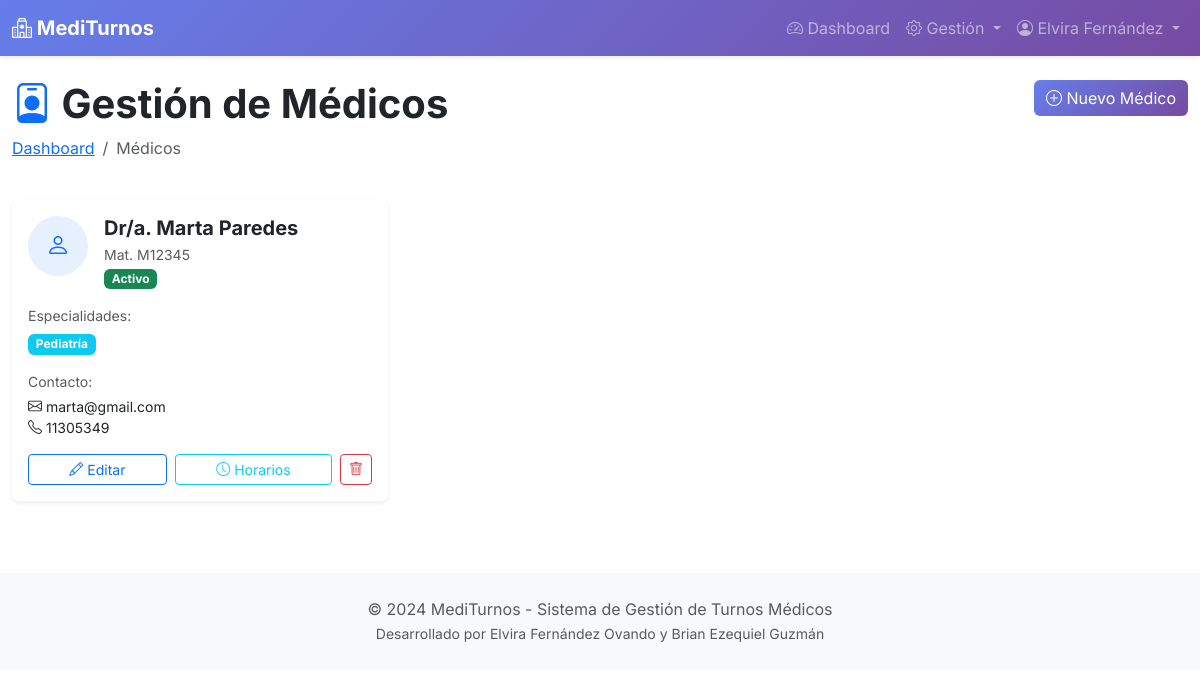
/admin-panel/medicos/ (signed in), run on the app's committed database.
### appointments/models.py (models this page shows, shortened)
class Usuario(AbstractUser):
    ROLES = (
        ('admin', 'Administrador'),
        ('medico', 'Médico'),
        ('paciente', 'Paciente'),
    )
    rol = models.CharField(max_length=10, choices=ROLES, default='paciente')
    dni = models.CharField(max_length=8, unique=True, validators=[
        RegexValidator(r'^\d{7,8}$', 'Ingrese un DNI válido (7-8 dígitos)')
    ])
    telefono = models.CharField(max_length=15, blank=True)
    direccion = models.CharField(max_length=200, blank=True)
    fecha_nacimiento = models.DateField(null=True, blank=True)
    class Meta:
        verbose_name = 'Usuario'
        verbose_name_plural = 'Usuarios'

class Medico(models.Model):
    usuario = models.OneToOneField(Usuario, on_delete=models.CASCADE, related_name='perfil_medico')
    especialidades = models.ManyToManyField(Especialidad, related_name='medicos')
    matricula = models.CharField(max_length=20, unique=True)
    biografia = models.TextField(blank=True)
    foto = models.ImageField(upload_to='medicos/', blank=True, null=True)
    activo = models.BooleanField(default=True)
    class Meta:
        verbose_name = 'Médico'
        verbose_name_plural = 'Médicos'
        ordering = ['usuario__last_name', 'usuario__first_name']
    def __str__(self):
        return f"Dr/a. {self.usuario.get_full_name()}"

class Especialidad(models.Model):
    nombre = models.CharField(max_length=100, unique=True)
    descripcion = models.TextField(blank=True)
    duracion_turno = models.IntegerField(default=30, help_text="Duración en minutos")
    activo = models.BooleanField(default=True)
    fecha_creacion = models.DateTimeField(auto_now_add=True)
    class Meta:
        verbose_name = 'Especialidad'
        verbose_name_plural = 'Especialidades'
        ordering = ['nombre']

### appointments/views/admin_views.py (the view)
# urls.py: path('admin-panel/medicos/', views.admin_medicos, name='admin_medicos'),
@login_required
def admin_medicos(request):
    if request.user.rol != 'admin':
        messages.error(request, 'No tienes permisos.')
        return redirect('dashboard')
    medicos = Medico.objects.select_related('usuario').prefetch_related('especialidades').all()
    return render(request, 'appointments/admin/medicos.html', {'medicos': medicos})

### appointments/templates/appointments/admin/medicos.html (shortened to what this page needs)
{% extends 'base.html' %}
{% load static %}
{% block content %}
<div class="container-fluid py-4">
    <div class="row mb-4">
        <div class="col">
            <h1 class="fw-bold">
                <i class="bi bi-person-badge text-primary"></i> Gestión de Médicos
            </h1>
            <nav aria-label="breadcrumb">
                <ol class="breadcrumb">
                    <li class="breadcrumb-item"><a href="{% url 'admin_dashboard' %}">Dashboard</a></li>
                    <li class="breadcrumb-item active">Médicos</li>
                </ol>
            </nav>
        </div>
        <div class="col-auto">
            <a href="{% url 'admin_medico_crear' %}" class="btn btn-primary">
                <i class="bi bi-plus-circle"></i> Nuevo Médico
            </a>
        </div>
    </div>
    <div class="row g-4">
        {% for medico in medicos %}
        <div class="col-md-6 col-lg-4">
            <div class="card border-0 shadow-sm h-100">
                <div class="card-body">
                    <div class="d-flex align-items-start mb-3">
                        <div class="flex-shrink-0">
                            {% if medico.foto %}
                            <img src="{{ medico.foto.url }}" alt="{{ medico }}" class="rounded-circle" style="width: 60px; height: 60px; object-fit: cover;">
                            {% else %}
                            <div class="bg-primary bg-opacity-10 rounded-circle d-flex align-items-center justify-content-center" style="width: 60px; height: 60px;">
                                <i class="bi bi-person text-primary" style="font-size: 1.5rem;"></i>
                            </div>
                            {% endif %}
                        </div>
                        <div class="flex-grow-1 ms-3">
                            <h5 class="fw-bold mb-1">{{ medico }}</h5>
                            <p class="text-muted small mb-0">Mat. {{ medico.matricula }}</p>
                            {% if medico.activo %}
                            <span class="badge bg-success mt-1">Activo</span>
                            {% else %}
                            <span class="badge bg-secondary mt-1">Inactivo</span>
                            {% endif %}
                        </div>
                    </div>
                    <div class="mb-3">
                        <small class="text-muted d-block mb-1">Especialidades:</small>
                        {% for esp in medico.especialidades.all %}
                        <span class="badge bg-info me-1">{{ esp.nombre }}</span>
                        {% endfor %}
                    </div>
                    <div class="mb-3">
                        <small class="text-muted d-block mb-1">Contacto:</small>
                        <p class="small mb-0">
                            <i class="bi bi-envelope"></i> {{ medico.usuario.email }}<br>
                            <i class="bi bi-telephone"></i> {{ medico.usuario.telefono }}
                        </p>
                    </div>
                    <div class="d-flex gap-2">
                        <a href="{% url 'admin_medico_editar' medico.pk %}" class="btn btn-sm btn-outline-primary flex-fill">
                            <i class="bi bi-pencil"></i> Editar
                        </a>
                        <a href="{% url 'admin_medico_horarios' medico.pk %}" class="btn btn-sm btn-outline-info flex-fill">
                            <i class="bi bi-clock"></i> Horarios
                        </a>
                        <a href="{% url 'admin_medico_eliminar' medico.pk %}" class="btn btn-sm btn-outline-danger">
                            <i class="bi bi-trash"></i>
                        </a>
                    </div>
                </div>
            </div>
        </div>
        {% endfor %}
    </div>
</div>
{% endblock %}

### templates/base.html (shortened to what this page needs)
{% load static %}
<!DOCTYPE html>
<html lang="es">
<head>
    <link href="{% static 'css/bootstrap.min.css' %}" rel="stylesheet">
    <link href="{% static 'css/bootstrap-icons.css' %}" rel="stylesheet">
    <link rel="stylesheet" href="{% static 'css/style.css' %}">
</head>
<body>
    {% if user.is_authenticated %}
    <nav class="navbar navbar-expand-lg navbar-dark bg-primary shadow-sm">
        <div class="container-fluid">
            <a class="navbar-brand fw-bold" href="{% url 'dashboard' %}">
                <i class="bi bi-hospital"></i> MediTurnos
            </a>
            <div class="collapse navbar-collapse" id="navbarNav">
                <ul class="navbar-nav ms-auto">
                    {% if user.rol == 'admin' %}
                    <li class="nav-item">
                        <a class="nav-link" href="{% url 'admin_dashboard' %}">
                            <i class="bi bi-speedometer2"></i> Dashboard
                        </a>
                    </li>
                    <li class="nav-item dropdown">
                        <a class="nav-link dropdown-toggle" href="#"
                           role="button" data-bs-toggle="dropdown">
                            <i class="bi bi-gear"></i> Gestión
                        </a>
                    </li>
                    {% endif %}
                    <li class="nav-item dropdown">
                        <a class="nav-link dropdown-toggle" href="#"
                           role="button" data-bs-toggle="dropdown">
                            <i class="bi bi-person-circle"></i> {{ user.get_full_name }}
                        </a>
                    </li>
                </ul>
            </div>
        </div>
    </nav>
    {% endif %}
    <main>
        {% block content %}{% endblock %}
    </main>
    <footer class="bg-light text-center py-4 mt-5">
        <div class="container">
            <p class="text-muted mb-0">&copy; 2024 MediTurnos - Sistema de Gestión de Turnos Médicos</p>
            <p class="text-muted mb-0"><small>Desarrollado por Elvira Fernández Ovando y Brian Ezequiel Guzmán</small></p>
        </div>
    </footer>
</body>
</html>

### static/css/style.css (style rules this page uses)
body { font-family: 'Inter', -apple-system, BlinkMacSystemFont, 'Segoe UI', Roboto, sans-serif; }
.navbar { background: linear-gradient(135deg, #667eea 0%, #764ba2 100%) !important; }
.btn-primary { background: linear-gradient(135deg, #667eea 0%, #764ba2 100%); border: none; }

### data on the page
Usuario: get_full_name "Elvira Fernández"
Medico: usuario.last_name "Dr/a. Marta Paredes", matricula "M12345", activo "Activo", usuario.email "marta@gmail.com", usuario.telefono "11305349"
Especialidad: nombre "Pediatría"
